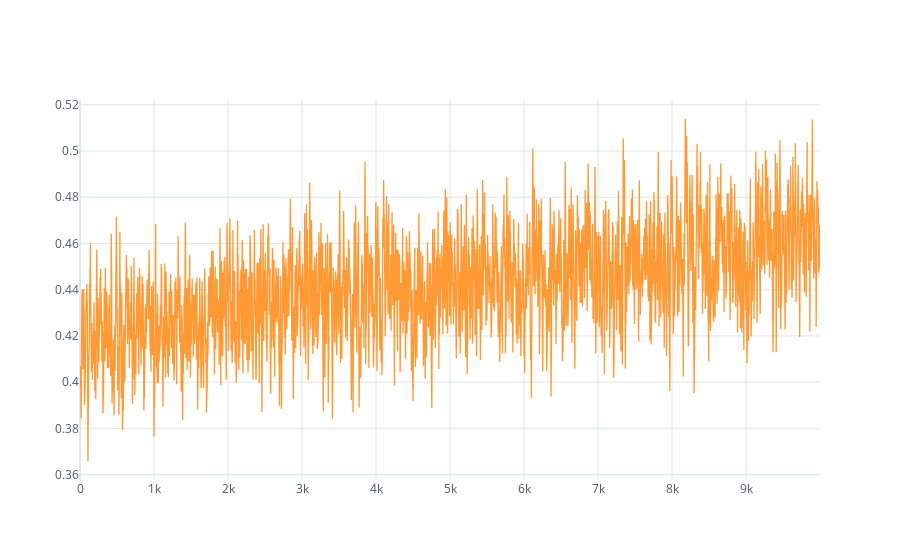

Write notebook code for a chart like this one.
### Code cell
pd.Series(soybean_results['models']['h2'].loss).rolling(10).mean().iplot()

### Figure 1 — Plotly figure (JSON) as saved in the notebook; plotly's stock layout.template omitted (floating-point values rounded to 4 significant figures; data arrays with more than 128 entries replaced by an {"elided": "..."} marker saying what was removed)
{"data": [{"line": {"color": "rgba(255, 153, 51, 1.0)", "dash": "solid", "shape": "linear", "width": 1.3}, "mode": "lines", "name": "None", "text": "", "type": "scatter", "x": {"elided": "10000 int values"}, "y": {"elided": "10000 mixed values"}}], "layout": {"legend": {"bgcolor": "#FFFFFF", "font": {"color": "#4D5663"}}, "paper_bgcolor": "#FFFFFF", "plot_bgcolor": "#FFFFFF", "title": {"font": {"color": "#4D5663"}}, "xaxis": {"gridcolor": "#E1E5ED", "showgrid": true, "tickfont": {"color": "#4D5663"}, "title": {"font": {"color": "#4D5663"}, "text": ""}, "zerolinecolor": "#E1E5ED"}, "yaxis": {"gridcolor": "#E1E5ED", "showgrid": true, "tickfont": {"color": "#4D5663"}, "title": {"font": {"color": "#4D5663"}, "text": ""}, "zerolinecolor": "#E1E5ED"}}}
